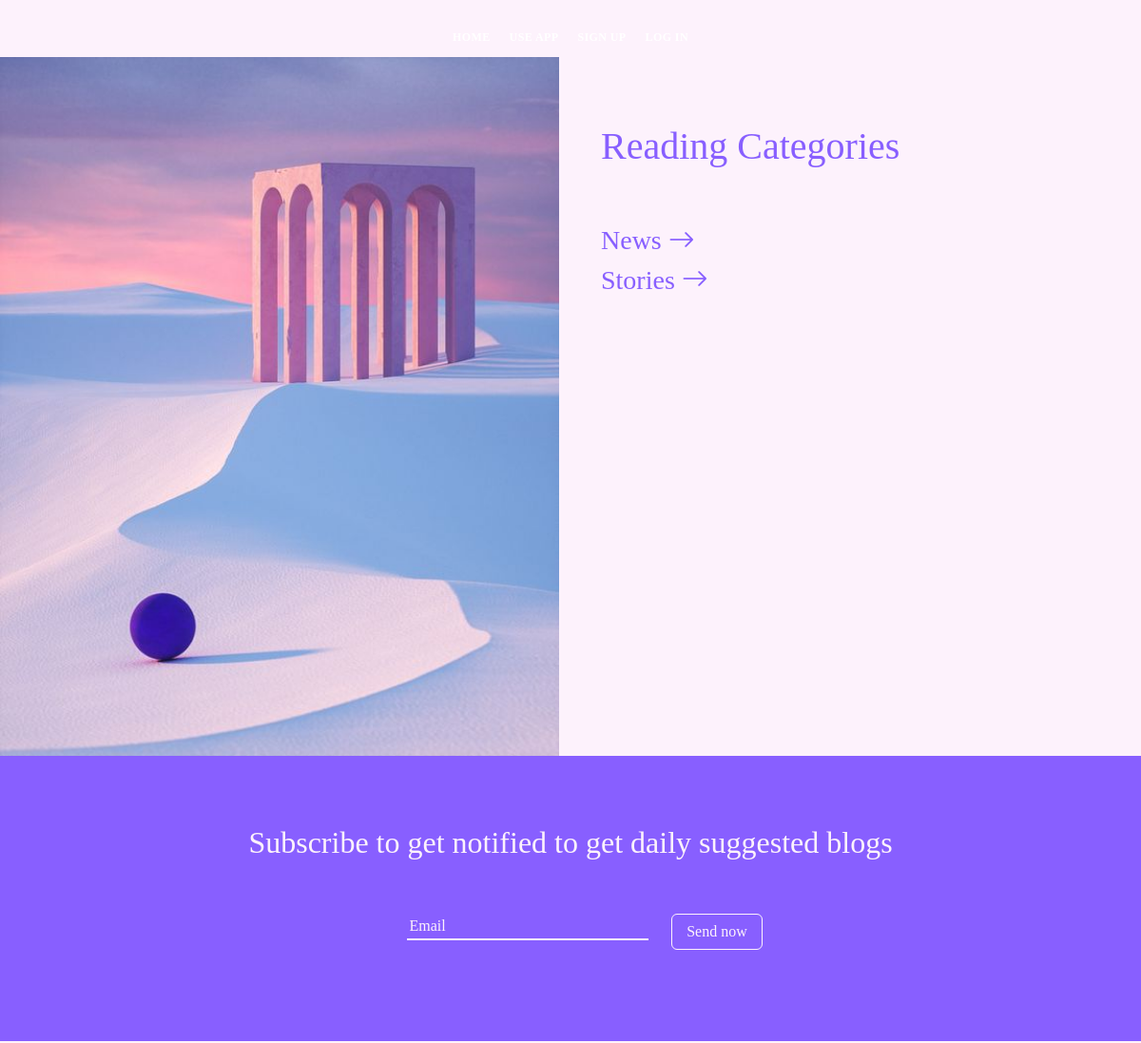
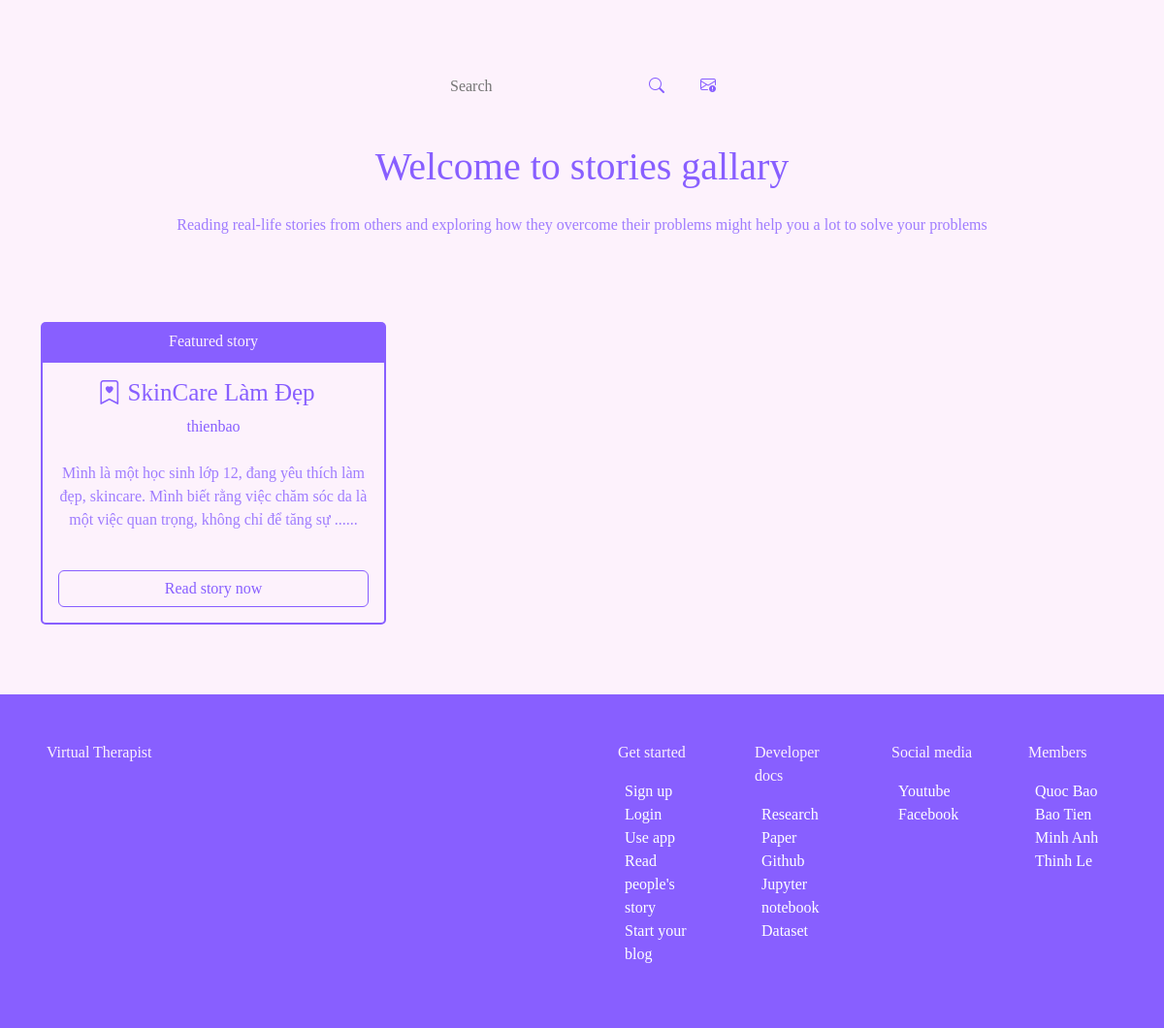
/all_blogs, run on the app's committed database (2 pictures, top to bottom).
### app.py (models this page shows, shortened)
class Blogs(db.Model):
    id = db.Column(db.Integer, primary_key=True)
    title = db.Column(db.String(255), nullable=False)
    content = db.Column(db.Text, nullable=False)
    date_posted = db.Column(db.DateTime, default=datetime.utcnow)
    blog_commented = db.relationship('Comments', backref='blog_commented')
    blog_reacted = db.relationship('Reactions', backref='blog_reacted')
    tags = db.relationship('Reactions', backref='blog_tags')
    blog_bookmarked = db.relationship('Reactions', backref='blog_bookmarked')
    poster_id = db.Column(db.Integer, db.ForeignKey('users.id'))

class Users(db.Model, UserMixin):
    id = db.Column(db.Integer, primary_key=True)
    name = db.Column(db.String(200), nullable=False)
    email =  db.Column(db.String(120), nullable=False, unique=True)
    user_name = db.Column(db.String(120), nullable=False)
    password_hash = db.Column(db.String(200))
    posts = db.relationship('Blogs', backref='poster')
    comments = db.relationship('Comments', backref='commenter')
    reacts = db.relationship('Reactions', backref='reacter')
    bookmarks = db.relationship('BookMarks', backref='bookmarker')
    @property
    def password():
        raise AttributeError('password is not a readable attribute')
    date_added = db.Column(db.DateTime, default=datetime.utcnow)

### app.py (the view)
@app.route("/all_blogs")
def all_blogs():
    all_blogs = Blogs.query.order_by(Blogs.date_posted)
    return render_template("all_blogs.html", all_blogs=all_blogs)

### form_backup.py
class SearchForm(FlaskForm):
    searched = StringField("Searched", validators=[DataRequired()])
    submit = SubmitField("Search now")

### app.py (called while the page is built)
@app.context_processor
def base():
    form = SearchForm()
    return dict(form=form)

### templates/all_blogs.html (shortened to what this page needs)
{% include 'navbar.html' %}
<div id="hero" class="text-center">
    <div class="row" style="margin-top:60px">
        <div class="col-6">
            <img src="static/imgs/Refined/Background_space.jpg" alt="" style="width: 100%;">
        </div>
        <div class="col-6 text-left">
            <h1 class="text-purple" style="margin-top:70px; margin-left: 20px;">Reading Categories</h1>
            <h3 class="text-purple" style="margin-top:50px; margin-left: 20px;">News <i class="bi bi-arrow-right"></i></h3>
            <h3 class="text-purple" style="margin-left: 20px;">Stories <i class="bi bi-arrow-right"></i></h3>
        </div>
    </div>
    <div class="subscribe p-5">
        <br>
        <h2> Subscribe to get notified to get daily suggested blogs  </h2>
        <br><br>
        <form action="">
            <div class="row" style="text-align: right;">
                <div class="col-7">
                    <input type="email" placeholder="Email" class="form-control-subscribe">
                </div>
                <div class="col-5 text-left" style="max-width:120px">
                    <button type="submit" class="btn btn-outline-secondary">Send now</button>
                </div>
            </div>
        </form>
        <br><br>
    </div>
    <div class="hero-content display-table">
        <br> <br> <br>
        <div class="container-fluid" style="max-width: 300px;">
            <form method="POST" class="d-flex" role="search" action="{{url_for('search')}}">
                <input class="search-custom" placeholder="Search" name="searched">
                <button class="btn btn-outline-search" type="submit"><i class="bi bi-search"></i></button>
                <a href="{{url_for('recsys')}}" style="margin-top: 6px;" >
                    <i class="bi bi-envelope-exclamation ms-4" style="color: var(--purple-color)"></i>
                </a>
            </form>
        </div>
        <div class="table-cell-3">
            <div class="container">
                <h1 class="text-purple">Welcome {{current_user.name}} to stories gallary </h1>
                <p class="text-purple opacity-8 mt-4"> Reading real-life stories from others and exploring how they overcome their problems might help you a lot to solve your problems</p>
                <br>
                <div class="row mt-4">
                    {% for blog in all_blogs %}
                        <div class="col-4 mt-4">
                            <div class="card ">
                                <div class="card-header card-secondary-color">
                                    Featured story
                                </div>
                                <div class="card-body card-primary-color">
                                    <h3 class="card-title-blog" style="margin-right:15px">
                                        <i class="bi bi-bookmark-heart" data-bs-toggle="modal" data-bs-target="#Bookmark"></i>
                                        {{blog.title[:25]}}
                                    </h3>
                                    <a href="{{url_for('other_user_blogs', id=blog.poster.id)}}"><p class="card-text">{{blog.poster.user_name}}</p></a>
                                    <p class="card-text opacity-8 mt-4">{{blog.content[:140]}}......</p>
                                    <br>
                                    <div class="d-grid gap-2">
                                        <a href="{{url_for('blog', id=blog.id)}}" class="btn btn-outline-primary">Read story now</a>
                                    </div>
                                </div>
                            </div>
                        </div>
                    {% endfor %}
                </div>
            </div>
        </div>
    </div>
</div>
{% include 'footer.html' %}

### templates/navbar.html (shortened to what this page needs)
<!DOCTYPE html>
<html lang="en">
<head>
    <link rel="stylesheet" href="https://cdn.jsdelivr.net/npm/bootstrap-icons@1.4.1/font/bootstrap-icons.css" />
    <link rel="stylesheet" href="{{ url_for('static', filename='vendor/bootstrap/css/bootstrap.min.css') }}">
    <link rel="stylesheet" href="{{ url_for('static', filename='vendor/bootstrap-icons/bootstrap-icons.css') }}">
    <link rel="stylesheet" href="{{ url_for('static', filename='vendor/glightbox/css/glightbox.min.css') }}">
    <link rel="stylesheet" href="{{ url_for('static', filename='vendor/swiper/swiper-bundle.min.css') }}">
    <link rel="stylesheet" href="{{ url_for('static', filename='css/index.css') }}">
</head>
<body>
    <header id="header" class="fixed-top">
        <div class="container d-flex align-items-center justify-content-between">
            <div class="container text-center">
                <div class="row">
                    <div class="col-2">
                    </div>
                    <div class="col-8 d-flex justify-content-center" >
                        <nav id="navbar" class="navbar ">
                            <ul>
                                <li><a class="nav-link scrollto" href="{{ url_for('home')}}">Home</a></li>
                                <li><a class="nav-link scrollto" href="http://localhost:8501/App">Use App</a></li>
                                {% if current_user.is_authenticated %}
                                    <li><a class="nav-link scrollto" href="{{ url_for('all_users')}}">All users</a></li>
                                    <li><a class="nav-link scrollto" href="{{ url_for('all_blogs')}}">Read stories</a></li>
                                    <li><a class="nav-link scrollto " href="{{ url_for('dashboard', id=current_user.id)}}">Dashboard</a></li>
                                    <li><a class="nav-link scrollto " href="{{ url_for('create_blog')}}">Share story</a></li>
                                    <li><a class="nav-link scrollto " href="{{ url_for('logout')}}">Log out</a></li>
                                {% else %}
                                    <li><a class="nav-link scrollto " href="{{url_for ('registration')}}">Sign up</a></li>
                                    <li><a class="nav-link scrollto" href="{{url_for('login')}}">Log in</a></li>
                                {% endif %}
                            </ul>
                        </nav>
                    </div>
                    <div class="col-2"></div>
                </div>
            </div>
        </div>
    </header>
</body>
</html>

### templates/footer.html
<div class="footer-color p-5">
    <div class="col-md-12">
        <div class="row">
            <div class="col-md-6">
                <p>Virtual Therapist</p>
                </div>
            <div class="col-md-6">
                <div class="row">
                    <div class="col-md-3">
                        <p style="margin-left:25px">Get started</p>
                        <ul>
                            <a href="{{ url_for('registration')}}"><li class="list-group-item text-white">Sign up</li></a>
                            <a href="{{ url_for('login')}}"><li class="list-group-item text-white">Login</li></a>
                            <a href="http://localhost:8501/App"><li class="list-group-item text-white">Use app</li></a>
                            <a href="{{ url_for('all_blogs')}}"><li class="list-group-item text-white">Read people's story</li></a>
                            <a href="{{ url_for('create_blog')}}"><li class="list-group-item text-white">Start your blog</li></a>
                        </ul>
                    </div>
                    <div class="col-md-3">
                        <p style="margin-left:25px">Developer docs</p>
                        <ul>
                            <a href="{{ url_for('registration')}}"><li class="list-group-item text-white">Research Paper</li></a>
                            <a href="{{ url_for('all_blogs')}}"><li class="list-group-item text-white">Github</li></a>
                            <a href="{{ url_for('login')}}"><li class="list-group-item text-white">Jupyter notebook</li></a>
                            <a href="http://localhost:8501/App"><li class="list-group-item text-white">Dataset</li></a>
                        </ul>
                    </div>
                    <div class="col-md-3">
                        <p style="margin-left:25px">Social media</p>
                        <ul>
                            <a href="{{ url_for('registration')}}"><li class="list-group-item text-white">Youtube</li></a>
                            <a href="{{ url_for('all_blogs')}}"><li class="list-group-item text-white">Facebook</li></a>
                        </ul>
                    </div>
                    <div class="col-md-3">
                        <p style="margin-left:25px">Members</p>
                        <ul>
                            <a href="{{ url_for('registration')}}"><li class="list-group-item text-white">Quoc Bao</li></a>
                            <a href="{{ url_for('login')}}"><li class="list-group-item text-white">Bao Tien</li></a>
                            <a href="http://localhost:8501/App"><li class="list-group-item text-white">Minh Anh</li></a>
                            <a href="{{ url_for('all_blogs')}}"><li class="list-group-item text-white">Thinh Le</li></a>
                        </ul>
                    </div>
                </div>
            </div>
        </div>
    </div>
</div>

### static/css/index.css (style rules this page uses)
:root { --dark-color: black; --body-font-size: 1.2rem; --body-font-color: var(--purple-color); --body-font-active: #8774f1; --purple-color-dark: #5215fc; --purple-color: #885fff; --purple-color-light: #8774f1; --pink-color: #ee93a9; --light-color: #febfad; --bg-color: #fdf2fc; --dark-light-color: #1e1e1e; --bs-border-width: 1px; --bs-border-style: solid; --white-color: white; --gray-color: #f1f1f1; }
body { background-color: var(--bg-color); background-attachment: fixed; color: #4e4e4e; font-family: Cambria, Cochin, Georgia, Times, 'Times New Roman', serif; max-width: 100%; overflow-x: hidden; }
a { color: var(--purple-color); text-decoration: none; transition: all 0.5s; }
.footer-color { color: var(--bg-color); background-color: var(--purple-color); }
.subscribe { color: var(--bg-color); background-color: var(--purple-color); }
.text-purple { color: var(--purple-color-light); }
.card-secondary-color { background-color: var(--purple-color); border: none; color: var(--bg-color); }
.card { --bs-card-bg: transparent; }
.form-control-subscribe { border: none; border-bottom: 2px solid var(--bg-color); outline: none; background: transparent; width: 40%; color: var(--bs-btn-active-color); }
.search-custom { color: var(--purple-color); border-bottom: 2px solid var(--purple-color); border: none; outline: none; background: transparent; width: 100%; }
.card-primary-color { background-color: var(--bg-color); color: var(--purple-color); border: 2px solid var(--purple-color); border-bottom-left-radius: 5px; border-bottom-right-radius: 5px; }
.opacity-8 { opacity: 0.8; }
.card-title-blog { font-size: 25px; color: var(--bs-btn-active-color); }
.btn-outline-primary { --bs-btn-color: var(--purple-color); --bs-btn-border-color: var(--purple-color); --bs-btn-hover-color: #fff; --bs-btn-hover-bg: var(--purple-color); --bs-btn-hover-border-color: var(--purple-color); --bs-btn-focus-shadow-rgb: 13, 110, 253; --bs-btn-active-color: #fff; --bs-btn-active-bg: var(--purple-color); --bs-btn-active-border-color: var(--purple-color); --bs-btn-active-shadow: inset 0 3px 5px rgba(0, 0, 0, 0.125); --bs-btn-disabled-color: var(--purple-color); --bs-btn-disabled-bg: transparent; --bs-btn-disabled-border-color: var(--purple-color); --bs-gradient: none }
.btn-outline-secondary { --bs-btn-color: var(--bg-color); --bs-btn-border-color: var(--bg-color); --bs-btn-hover-color: var(--purple-color); --bs-btn-hover-bg: var(--bg-color); --bs-btn-hover-border-color: var(--bg-color); --bs-btn-focus-shadow-rgb: 13, 110, 253; --bs-btn-active-color: #fff; --bs-btn-active-bg: var(--bg-color); --bs-btn-active-border-color: var(--bg-color); --bs-btn-active-shadow: inset 0 3px 5px rgba(0, 0, 0, 0.125); --bs-btn-disabled-color: var(--bg-color); --bs-btn-disabled-bg: transparent; --bs-btn-disabled-border-color: var(--bg-color); --bs-gradient: none }
.btn-outline-search { color: var(--purple-color); }
.text-left { text-align: left; display: flex; flex-direction: column; }
.display-table { width: 100%; height: 100%; display: table; }
.table-cell-3 { margin-top: 40px; }
.list-group-item { color: var(--body-font-color); }
#header { transition: all 0.5s; z-index: 997; padding: 20px 0; }
.navbar { padding: 0; }
.navbar ul { margin: 0; padding: 0; display: flex; list-style: none; align-items: center; }
.navbar li { position: relative; }
.navbar>ul>li { white-space: nowrap; padding: 10px 10px 10px 10px; text-align: center; }
.navbar a, .navbar a:focus { display: flex; align-items: center; justify-content: space-between; color: #fff; font-size: 12px; font-weight: 600; padding: 0; white-space: nowrap; transition: 0.3s; letter-spacing: 0.4px; position: relative; text-transform: uppercase; }
.navbar>ul>li>a:before { content: ""; position: absolute; width: 100%; height: 2px; bottom: -6px; left: 0; width: 0; background-color: #fff; visibility: hidden; transition: all 0.3s ease-in-out 0s; }
.text-white { color: var(--bg-color); }
.text-purple { color: var(--purple-color); }

### data on the page
Blogs: title "SkinCare Làm Đẹp", poster.user_name "thienbao", content "Mình là một học sinh lớp 12, đang yêu thích làm đẹp, skincare. Mình biết rằng việc chăm sóc da là một việc quan trọng, không chỉ để tăng sự"
